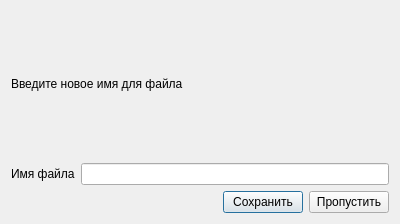
<?xml version="1.0" encoding="UTF-8"?>
<ui version="4.0">
 <class>Dialog</class>
 <widget class="QDialog" name="Dialog">
  <property name="geometry">
   <rect>
    <x>0</x>
    <y>0</y>
    <width>400</width>
    <height>224</height>
   </rect>
  </property>
  <property name="windowTitle">
   <string>Dialog</string>
  </property>
  <layout class="QVBoxLayout" name="verticalLayout" stretch="1,0,0">
   <item>
    <widget class="QLabel" name="label">
     <property name="text">
      <string>Введите новое имя для файла</string>
     </property>
    </widget>
   </item>
   <item>
    <layout class="QHBoxLayout" name="horizontalLayout_2">
     <item>
      <widget class="QLabel" name="label_file_name">
       <property name="text">
        <string>Имя файла</string>
       </property>
      </widget>
     </item>
     <item>
      <widget class="QLineEdit" name="edit"/>
     </item>
    </layout>
   </item>
   <item>
    <layout class="QHBoxLayout" name="horizontalLayout">
     <item>
      <spacer name="horizontalSpacer">
       <property name="orientation">
        <enum>Qt::Horizontal</enum>
       </property>
       <property name="sizeHint" stdset="0">
        <size>
         <width>40</width>
         <height>20</height>
        </size>
       </property>
      </spacer>
     </item>
     <item>
      <widget class="QPushButton" name="btn_save">
       <property name="text">
        <string>Сохранить</string>
       </property>
      </widget>
     </item>
     <item>
      <widget class="QPushButton" name="btn_skip">
       <property name="text">
        <string>Пропустить</string>
       </property>
      </widget>
     </item>
    </layout>
   </item>
  </layout>
 </widget>
 <resources/>
 <connections/>
</ui>
